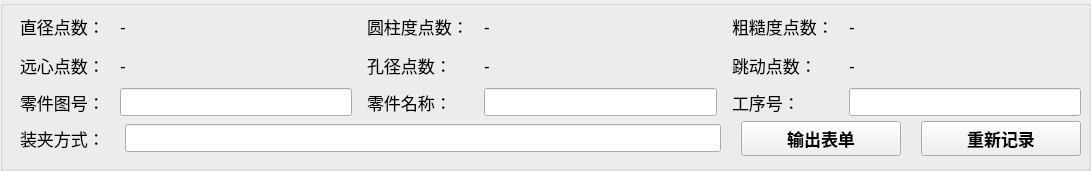
   <widget class="QGroupBox" name="groupBox_7">
    <property name="geometry">
     <rect>
      <x>10</x>
      <y>640</y>
      <width>1091</width>
      <height>171</height>
     </rect>
    </property>
    <property name="title">
     <string/>
    </property>
    <widget class="QWidget" name="layoutWidget">
     <property name="geometry">
      <rect>
       <x>20</x>
       <y>10</y>
       <width>1061</width>
       <height>106</height>
      </rect>
     </property>
     <layout class="QGridLayout" name="gridLayout_8">
      <property name="horizontalSpacing">
       <number>15</number>
      </property>
      <item row="2" column="5">
       <widget class="QLineEdit" name="recordpartProcessingNb">
        <property name="font">
         <font>
          <pointsize>13</pointsize>
          <weight>75</weight>
          <bold>true</bold>
         </font>
        </property>
        <property name="text">
         <string/>
        </property>
       </widget>
      </item>
      <item row="2" column="4">
       <widget class="QLabel" name="label_84">
        <property name="font">
         <font>
          <pointsize>13</pointsize>
         </font>
        </property>
        <property name="text">
         <string>工序号：</string>
        </property>
       </widget>
      </item>
      <item row="2" column="3">
       <widget class="QLineEdit" name="recordpartName">
        <property name="font">
         <font>
          <pointsize>13</pointsize>
          <weight>75</weight>
          <bold>true</bold>
         </font>
        </property>
        <property name="text">
         <string/>
        </property>
       </widget>
      </item>
      <item row="0" column="0">
       <widget class="QLabel" name="label_76">
        <property name="font">
         <font>
          <pointsize>13</pointsize>
         </font>
        </property>
        <property name="text">
         <string>直径点数：</string>
        </property>
       </widget>
      </item>
      <item row="1" column="4">
       <widget class="QLabel" name="label_80">
        <property name="font">
         <font>
          <pointsize>13</pointsize>
         </font>
        </property>
        <property name="text">
         <string>跳动点数：</string>
        </property>
       </widget>
      </item>
      <item row="1" column="2">
       <widget class="QLabel" name="label_74">
        <property name="font">
         <font>
          <pointsize>13</pointsize>
         </font>
        </property>
        <property name="text">
         <string>孔径点数：</string>
        </property>
       </widget>
      </item>
      <item row="1" column="1">
       <widget class="QLabel" name="recordTelecentricNb">
        <property name="font">
         <font>
          <pointsize>13</pointsize>
         </font>
        </property>
        <property name="text">
         <string>-</string>
        </property>
       </widget>
      </item>
      <item row="2" column="1">
       <widget class="QLineEdit" name="recordpartNb">
        <property name="font">
         <font>
          <pointsize>13</pointsize>
          <weight>75</weight>
          <bold>true</bold>
         </font>
        </property>
        <property name="text">
         <string/>
        </property>
       </widget>
      </item>
      <item row="1" column="3">
       <widget class="QLabel" name="recordHoleNb">
        <property name="font">
         <font>
          <pointsize>13</pointsize>
         </font>
        </property>
        <property name="text">
         <string>-</string>
        </property>
       </widget>
      </item>
      <item row="0" column="5">
       <widget class="QLabel" name="recordRoughnessNb">
        <property name="font">
         <font>
          <pointsize>13</pointsize>
         </font>
        </property>
        <property name="text">
         <string>-</string>
        </property>
       </widget>
      </item>
      <item row="0" column="2">
       <widget class="QLabel" name="label_81">
        <property name="font">
         <font>
          <pointsize>13</pointsize>
         </font>
        </property>
        <property name="text">
         <string>圆柱度点数：</string>
        </property>
       </widget>
      </item>
      <item row="1" column="0">
       <widget class="QLabel" name="label_72">
        <property name="font">
         <font>
          <pointsize>13</pointsize>
         </font>
        </property>
        <property name="text">
         <string>远心点数：</string>
        </property>
       </widget>
      </item>
      <item row="0" column="4">
       <widget class="QLabel" name="label_79">
        <property name="font">
         <font>
          <pointsize>13</pointsize>
         </font>
        </property>
        <property name="text">
         <string>粗糙度点数：</string>
        </property>
       </widget>
      </item>
      <item row="2" column="2">
       <widget class="QLabel" name="label_85">
        <property name="font">
         <font>
          <pointsize>13</pointsize>
         </font>
        </property>
        <property name="text">
         <string>零件名称：</string>
        </property>
       </widget>
      </item>
      <item row="2" column="0">
       <widget class="QLabel" name="label_86">
        <property name="font">
         <font>
          <pointsize>13</pointsize>
         </font>
        </property>
        <property name="text">
         <string>零件图号：</string>
        </property>
       </widget>
      </item>
      <item row="1" column="5">
       <widget class="QLabel" name="recordRoundoutNb">
        <property name="font">
         <font>
          <pointsize>13</pointsize>
         </font>
        </property>
        <property name="text">
         <string>-</string>
        </property>
       </widget>
      </item>
      <item row="0" column="1">
       <widget class="QLabel" name="recordDiameterNb">
        <property name="font">
         <font>
          <pointsize>13</pointsize>
         </font>
        </property>
        <property name="text">
         <string>-</string>
        </property>
       </widget>
      </item>
      <item row="0" column="3">
       <widget class="QLabel" name="recordCylindricityNb">
        <property name="font">
         <font>
          <pointsize>13</pointsize>
         </font>
        </property>
        <property name="text">
         <string>-</string>
        </property>
       </widget>
      </item>
     </layout>
    </widget>
    <widget class="QWidget" name="layoutWidget">
     <property name="geometry">
      <rect>
       <x>20</x>
       <y>120</y>
       <width>1061</width>
       <height>37</height>
      </rect>
     </property>
     <layout class="QGridLayout" name="gridLayout_6">
      <property name="horizontalSpacing">
       <number>20</number>
      </property>
      <item row="0" column="0">
       <widget class="QLabel" name="label_87">
        <property name="minimumSize">
         <size>
          <width>85</width>
          <height>0</height>
         </size>
        </property>
        <property name="font">
         <font>
          <pointsize>13</pointsize>
         </font>
        </property>
        <property name="text">
         <string>装夹方式：</string>
        </property>
       </widget>
      </item>
      <item row="0" column="1">
       <widget class="QLineEdit" name="recordpartNote">
        <property name="minimumSize">
         <size>
          <width>200</width>
          <height>0</height>
         </size>
        </property>
        <property name="font">
         <font>
          <pointsize>13</pointsize>
          <weight>75</weight>
          <bold>true</bold>
         </font>
        </property>
        <property name="text">
         <string/>
        </property>
       </widget>
      </item>
      <item row="0" column="2">
       <widget class="QPushButton" name="PostionRecordOut">
        <property name="minimumSize">
         <size>
          <width>160</width>
          <height>35</height>
         </size>
        </property>
        <property name="font">
         <font>
          <pointsize>13</pointsize>
          <weight>75</weight>
          <bold>true</bold>
         </font>
        </property>
        <property name="text">
         <string>输出表单</string>
        </property>
       </widget>
      </item>
      <item row="0" column="3">
       <widget class="QPushButton" name="PostionClearOut">
        <property name="minimumSize">
         <size>
          <width>160</width>
          <height>35</height>
         </size>
        </property>
        <property name="font">
         <font>
          <pointsize>13</pointsize>
          <weight>75</weight>
          <bold>true</bold>
         </font>
        </property>
        <property name="text">
         <string>重新记录</string>
        </property>
       </widget>
      </item>
     </layout>
    </widget>
   </widget>
